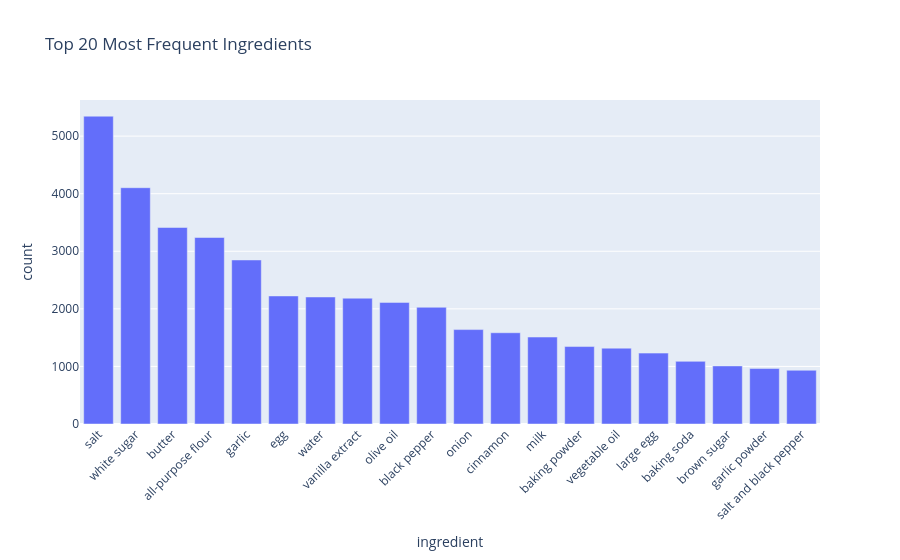

Notebook source saved alongside this figure:
### Code cell
top_ingredients = (
    ingredients_df["ingredient_canonical"]
    .value_counts()
    .head(20)
    .reset_index()
)

top_ingredients.columns = ["ingredient", "count"]

fig = px.bar(
    top_ingredients,
    x="ingredient",
    y="count",
    title="Top 20 Most Frequent Ingredients"
)
fig.update_layout(xaxis_tickangle=-45)
fig.show()

### Figure 1 — Plotly figure (JSON) as saved in the notebook; plotly's stock layout.template omitted (floating-point values rounded to 4 significant figures)
{"data": [{"hovertemplate": "ingredient=%{x}<br>count=%{y}<extra></extra>", "legendgroup": "", "marker": {"color": "#636efa", "pattern": {"shape": ""}}, "name": "", "orientation": "v", "showlegend": false, "textposition": "auto", "type": "bar", "x": ["salt", "white sugar", "butter", "all-purpose flour", "garlic", "egg", "water", "vanilla extract", "olive oil", "black pepper", "onion", "cinnamon", "milk", "baking powder", "vegetable oil", "large egg", "baking soda", "brown sugar", "garlic powder", "salt and black pepper"], "xaxis": "x", "y": [5346, 4104, 3413, 3239, 2849, 2224, 2206, 2185, 2112, 2027, 1640, 1585, 1510, 1345, 1317, 1231, 1088, 1009, 963, 933], "yaxis": "y"}], "layout": {"barmode": "relative", "legend": {"tracegroupgap": 0}, "title": {"text": "Top 20 Most Frequent Ingredients"}, "xaxis": {"anchor": "y", "domain": [0, 1], "tickangle": -45, "title": {"text": "ingredient"}}, "yaxis": {"anchor": "x", "domain": [0, 1], "title": {"text": "count"}}}}
